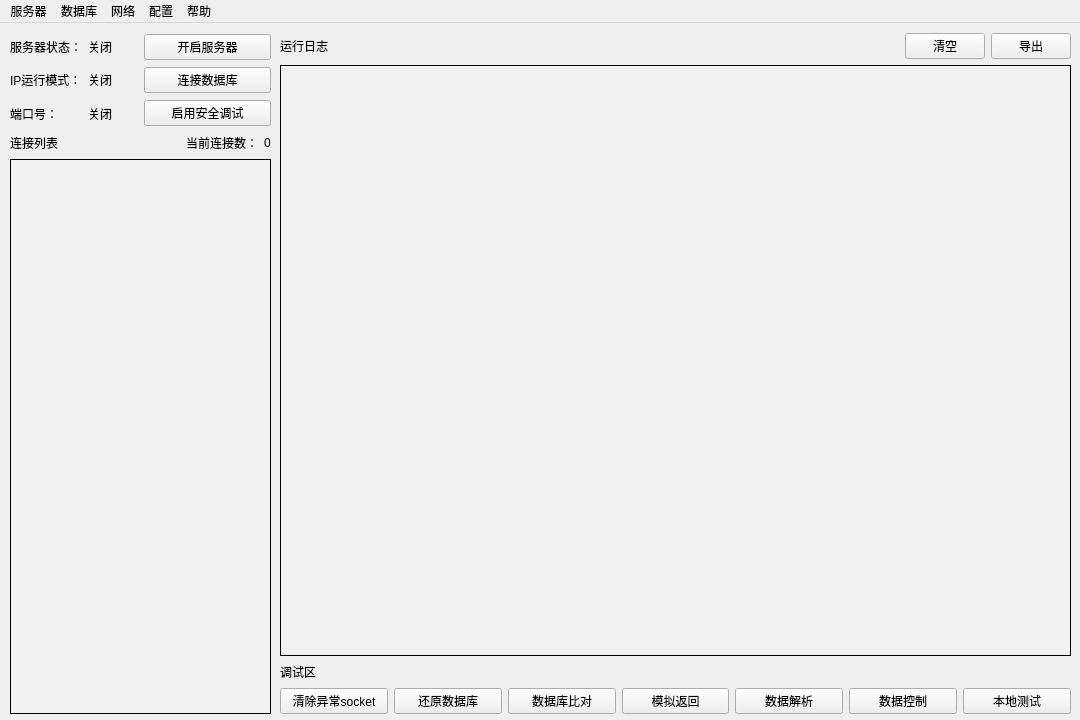
<?xml version="1.0" encoding="UTF-8"?>
<ui version="4.0">
 <class>SuperServerMainWindow</class>
 <widget class="QMainWindow" name="SuperServerMainWindow">
  <property name="geometry">
   <rect>
    <x>0</x>
    <y>0</y>
    <width>1080</width>
    <height>720</height>
   </rect>
  </property>
  <property name="windowTitle">
   <string>SuperServer</string>
  </property>
  <widget class="QWidget" name="centralwidget">
   <widget class="QWidget" name="layoutWidget2">
    <property name="geometry">
     <rect>
      <x>10</x>
      <y>110</y>
      <width>261</width>
      <height>581</height>
     </rect>
    </property>
    <layout class="QVBoxLayout" name="verticalLayout">
     <item>
      <layout class="QHBoxLayout" name="horizontalLayout">
       <item>
        <widget class="QLabel" name="label_9">
         <property name="text">
          <string>连接列表</string>
         </property>
        </widget>
       </item>
       <item>
        <spacer name="horizontalSpacer">
         <property name="orientation">
          <enum>Qt::Horizontal</enum>
         </property>
         <property name="sizeHint" stdset="0">
          <size>
           <width>40</width>
           <height>20</height>
          </size>
         </property>
        </spacer>
       </item>
       <item>
        <widget class="QLabel" name="label_7">
         <property name="text">
          <string>当前连接数：</string>
         </property>
        </widget>
       </item>
       <item>
        <widget class="QLabel" name="ConnectedNumber">
         <property name="text">
          <string>0</string>
         </property>
        </widget>
       </item>
      </layout>
     </item>
     <item>
      <widget class="QListWidget" name="listWidget">
       <property name="styleSheet">
        <string notr="true">background-color: rgb(241, 241, 241);</string>
       </property>
       <property name="frameShape">
        <enum>QFrame::Box</enum>
       </property>
       <property name="frameShadow">
        <enum>QFrame::Plain</enum>
       </property>
       <item>
        <property name="text">
         <string/>
        </property>
       </item>
      </widget>
     </item>
    </layout>
   </widget>
   <widget class="QWidget" name="layoutWidget3">
    <property name="geometry">
     <rect>
      <x>280</x>
      <y>10</y>
      <width>791</width>
      <height>681</height>
     </rect>
    </property>
    <layout class="QVBoxLayout" name="verticalLayout_4">
     <item>
      <layout class="QVBoxLayout" name="verticalLayout_2">
       <item>
        <layout class="QHBoxLayout" name="horizontalLayout_2">
         <item>
          <widget class="QLabel" name="label_8">
           <property name="text">
            <string>运行日志</string>
           </property>
          </widget>
         </item>
         <item>
          <spacer name="horizontalSpacer_2">
           <property name="orientation">
            <enum>Qt::Horizontal</enum>
           </property>
           <property name="sizeHint" stdset="0">
            <size>
             <width>40</width>
             <height>20</height>
            </size>
           </property>
          </spacer>
         </item>
         <item>
          <widget class="QPushButton" name="LogClear">
           <property name="text">
            <string>清空</string>
           </property>
          </widget>
         </item>
         <item>
          <widget class="QPushButton" name="LogOutput">
           <property name="text">
            <string>导出</string>
           </property>
          </widget>
         </item>
        </layout>
       </item>
       <item>
        <widget class="QListWidget" name="listWidget_2">
         <property name="styleSheet">
          <string notr="true">background-color: rgb(241, 241, 241);</string>
         </property>
         <property name="frameShape">
          <enum>QFrame::Box</enum>
         </property>
         <property name="frameShadow">
          <enum>QFrame::Plain</enum>
         </property>
        </widget>
       </item>
      </layout>
     </item>
     <item>
      <layout class="QVBoxLayout" name="verticalLayout_3">
       <item>
        <layout class="QHBoxLayout" name="horizontalLayout_4">
         <item>
          <widget class="QLabel" name="label_11">
           <property name="text">
            <string>调试区</string>
           </property>
          </widget>
         </item>
         <item>
          <spacer name="horizontalSpacer_3">
           <property name="orientation">
            <enum>Qt::Horizontal</enum>
           </property>
           <property name="sizeHint" stdset="0">
            <size>
             <width>40</width>
             <height>20</height>
            </size>
           </property>
          </spacer>
         </item>
        </layout>
       </item>
       <item>
        <layout class="QHBoxLayout" name="horizontalLayout_3">
         <item>
          <widget class="QPushButton" name="ClearMissSocket">
           <property name="text">
            <string>清除异常socket</string>
           </property>
          </widget>
         </item>
         <item>
          <widget class="QPushButton" name="RecoverSQL">
           <property name="text">
            <string>还原数据库</string>
           </property>
          </widget>
         </item>
         <item>
          <widget class="QPushButton" name="SQLComparison">
           <property name="text">
            <string>数据库比对</string>
           </property>
          </widget>
         </item>
         <item>
          <widget class="QPushButton" name="SimulationReturn">
           <property name="text">
            <string>模拟返回</string>
           </property>
          </widget>
         </item>
         <item>
          <widget class="QPushButton" name="DataAnalysis">
           <property name="text">
            <string>数据解析</string>
           </property>
          </widget>
         </item>
         <item>
          <widget class="QPushButton" name="DataControl">
           <property name="text">
            <string>数据控制</string>
           </property>
          </widget>
         </item>
         <item>
          <widget class="QPushButton" name="LocalTest">
           <property name="text">
            <string>本地测试</string>
           </property>
          </widget>
         </item>
        </layout>
       </item>
      </layout>
     </item>
    </layout>
   </widget>
   <widget class="QWidget" name="layoutWidget">
    <property name="geometry">
     <rect>
      <x>10</x>
      <y>10</y>
      <width>261</width>
      <height>94</height>
     </rect>
    </property>
    <layout class="QHBoxLayout" name="horizontalLayout_5">
     <item>
      <layout class="QGridLayout" name="gridLayout">
       <item row="1" column="1">
        <widget class="QLabel" name="label_5">
         <property name="text">
          <string>关闭</string>
         </property>
        </widget>
       </item>
       <item row="2" column="1">
        <widget class="QLabel" name="label_6">
         <property name="text">
          <string>关闭</string>
         </property>
        </widget>
       </item>
       <item row="1" column="0">
        <widget class="QLabel" name="label_4">
         <property name="text">
          <string>IP运行模式：</string>
         </property>
        </widget>
       </item>
       <item row="2" column="0">
        <widget class="QLabel" name="label_3">
         <property name="text">
          <string>端口号：</string>
         </property>
        </widget>
       </item>
       <item row="0" column="0">
        <widget class="QLabel" name="label">
         <property name="text">
          <string>服务器状态：</string>
         </property>
        </widget>
       </item>
       <item row="0" column="1">
        <widget class="QLabel" name="label_2">
         <property name="text">
          <string>关闭</string>
         </property>
        </widget>
       </item>
      </layout>
     </item>
     <item>
      <layout class="QVBoxLayout" name="verticalLayout_5">
       <item>
        <widget class="QPushButton" name="ServerSwitch">
         <property name="text">
          <string>开启服务器</string>
         </property>
        </widget>
       </item>
       <item>
        <widget class="QPushButton" name="SQLSwitch">
         <property name="text">
          <string>连接数据库</string>
         </property>
        </widget>
       </item>
       <item>
        <widget class="QPushButton" name="SafeDebug">
         <property name="text">
          <string>启用安全调试</string>
         </property>
        </widget>
       </item>
      </layout>
     </item>
    </layout>
   </widget>
  </widget>
  <widget class="QMenuBar" name="menubar">
   <property name="geometry">
    <rect>
     <x>0</x>
     <y>0</y>
     <width>1080</width>
     <height>23</height>
    </rect>
   </property>
   <widget class="QMenu" name="menu">
    <property name="title">
     <string>服务器</string>
    </property>
    <addaction name="ServerSetting"/>
    <addaction name="RunningLogSetting"/>
    <addaction name="InputServiceConfig"/>
    <addaction name="OutputServiveConfig"/>
   </widget>
   <widget class="QMenu" name="menu_2">
    <property name="title">
     <string>数据库</string>
    </property>
    <addaction name="ConnectSQL"/>
    <addaction name="DisconnectSQL"/>
    <addaction name="separator"/>
    <addaction name="SQLSetting"/>
    <addaction name="SQLAssistant"/>
    <addaction name="SQLDebug"/>
    <addaction name="separator"/>
   </widget>
   <widget class="QMenu" name="menu_3">
    <property name="title">
     <string>网络</string>
    </property>
    <addaction name="action_4"/>
    <addaction name="action_5"/>
   </widget>
   <widget class="QMenu" name="menu_4">
    <property name="title">
     <string>帮助</string>
    </property>
    <addaction name="FunctionDescription"/>
    <addaction name="VersionInformation"/>
    <addaction name="AboutThis"/>
    <addaction name="AboutDeveloper"/>
   </widget>
   <widget class="QMenu" name="menu_5">
    <property name="title">
     <string>配置</string>
    </property>
    <addaction name="action"/>
    <addaction name="InputSoftwareSetting"/>
    <addaction name="OutputSoftwareSetting"/>
   </widget>
   <addaction name="menu"/>
   <addaction name="menu_2"/>
   <addaction name="menu_3"/>
   <addaction name="menu_5"/>
   <addaction name="menu_4"/>
  </widget>
  <action name="ServerSetting">
   <property name="text">
    <string>服务器设置</string>
   </property>
  </action>
  <action name="RunningLogSetting">
   <property name="text">
    <string>运行日志设置</string>
   </property>
  </action>
  <action name="InputServiceConfig">
   <property name="text">
    <string>导入服务器设置</string>
   </property>
   <property name="toolTip">
    <string>导入服务器设置</string>
   </property>
  </action>
  <action name="ConnectSQL">
   <property name="text">
    <string>连接数据库</string>
   </property>
  </action>
  <action name="DisconnectSQL">
   <property name="text">
    <string>断开数据库</string>
   </property>
  </action>
  <action name="OutputServiveConfig">
   <property name="text">
    <string>导出服务器设置</string>
   </property>
   <property name="toolTip">
    <string>导出服务器配置</string>
   </property>
  </action>
  <action name="SQLDebug">
   <property name="text">
    <string>数据库调试</string>
   </property>
  </action>
  <action name="SQLAssistant">
   <property name="text">
    <string>数据库辅助</string>
   </property>
  </action>
  <action name="SQLSetting">
   <property name="text">
    <string>数据库设置</string>
   </property>
  </action>
  <action name="FunctionDescription">
   <property name="text">
    <string>功能说明</string>
   </property>
  </action>
  <action name="VersionInformation">
   <property name="text">
    <string>版本信息</string>
   </property>
  </action>
  <action name="AboutThis">
   <property name="text">
    <string>关于此软件</string>
   </property>
  </action>
  <action name="AboutDeveloper">
   <property name="text">
    <string>关于开发者</string>
   </property>
  </action>
  <action name="action">
   <property name="text">
    <string>软件配置</string>
   </property>
  </action>
  <action name="OutputSoftwareSetting">
   <property name="text">
    <string>导出软件配置</string>
   </property>
  </action>
  <action name="InputSoftwareSetting">
   <property name="text">
    <string>导入软件配置</string>
   </property>
  </action>
  <action name="action_4">
   <property name="text">
    <string>网络检查</string>
   </property>
  </action>
  <action name="action_5">
   <property name="text">
    <string>网络调试工具</string>
   </property>
  </action>
 </widget>
 <resources/>
 <connections/>
</ui>
